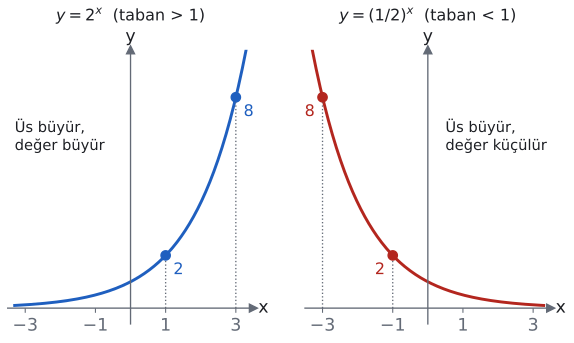

Here is the Python script that generated this plot:
import sys; sys.path.insert(0, "tools")
from cizim import *

# Sol: y = 2^x artan; üs büyürse değer büyür (1 < 3, 2 < 8).
# Sağ: y = (1/2)^x azalan; üs büyürse değer küçülür (−3 < −1, 8 > 2).
fig, (a1, a2) = plt.subplots(1, 2, figsize=(6.2, 3.8))
xs = np.linspace(-3.3, 3.3, 400)
satirlar = ((a1, 2, "$y = 2^x$  (taban > 1)", MAVI, (1, 3)),
            (a2, 0.5, "$y = (1/2)^x$  (taban < 1)", KIRMIZI, (-3, -1)))
for ax, taban, baslik, renk, usler in satirlar:
    eksenler(ax, x=(-3.5, 3.5), y=(-0.6, 9.8), izgara=False)
    ax.plot(xs, taban ** xs, color=renk)
    ax.set_xticks([-3, -1, 1, 3]); ax.set_xticklabels(["−3", "−1", "1", "3"])
    ax.set_yticks([])
    for u in usler:
        d = taban ** u
        ax.plot([u, u], [0, d], color=SOLUK, lw=1, ls=":")
        ax.plot(u, d, "o", color=renk, markersize=7, zorder=5)
        ax.text(u + (0.22 if taban > 1 else -0.22), d - 0.25, str(int(d)), ha="left" if taban > 1 else "right",
                va="top", fontsize=12, color=renk)
    ax.set_title(baslik, fontsize=12, pad=22)
a1.text(-3.3, 6.0, "Üs büyür,\ndeğer büyür", fontsize=11, color=YAZI)
a2.text(0.5, 6.0, "Üs büyür,\ndeğer küçülür", fontsize=11, color=YAZI)
fig.tight_layout(w_pad=2)
kaydet(fig, __file__)
